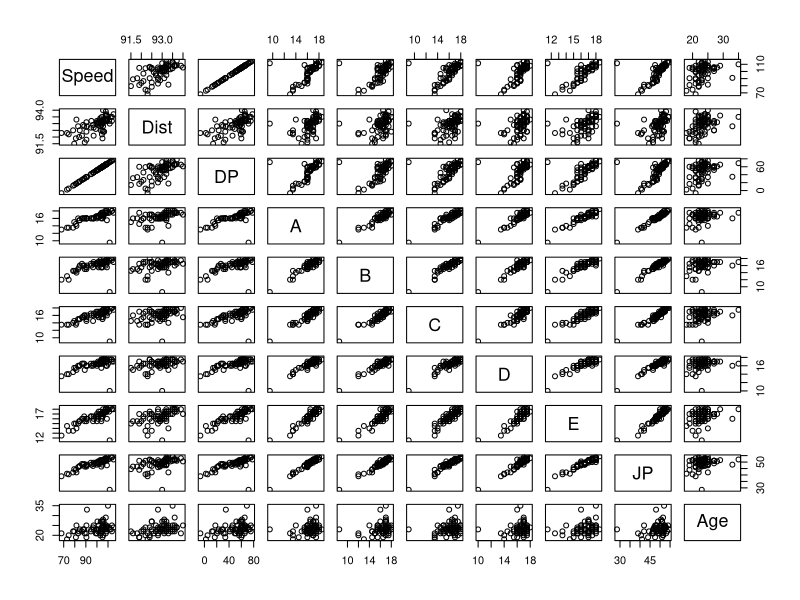
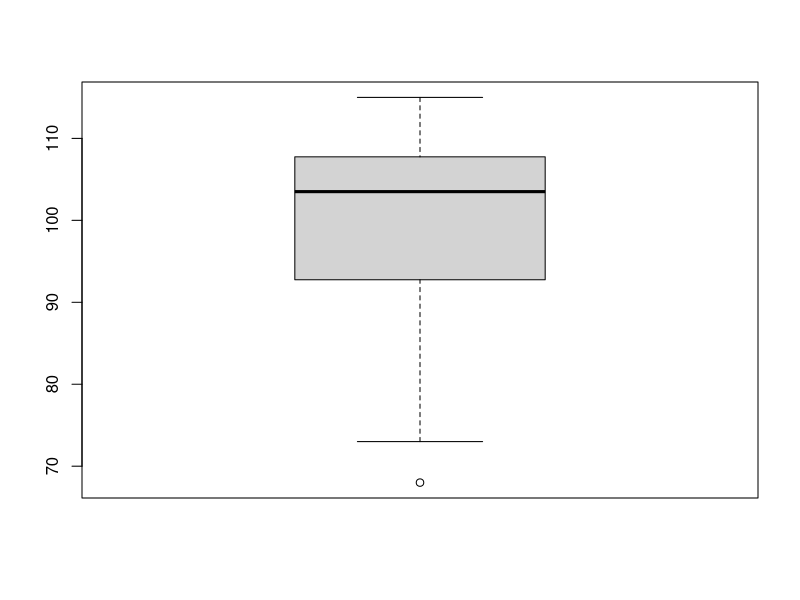
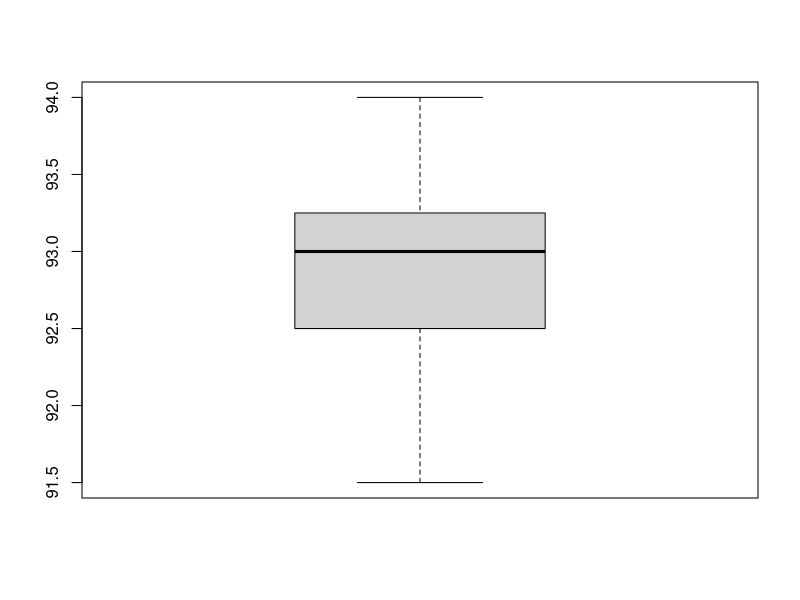
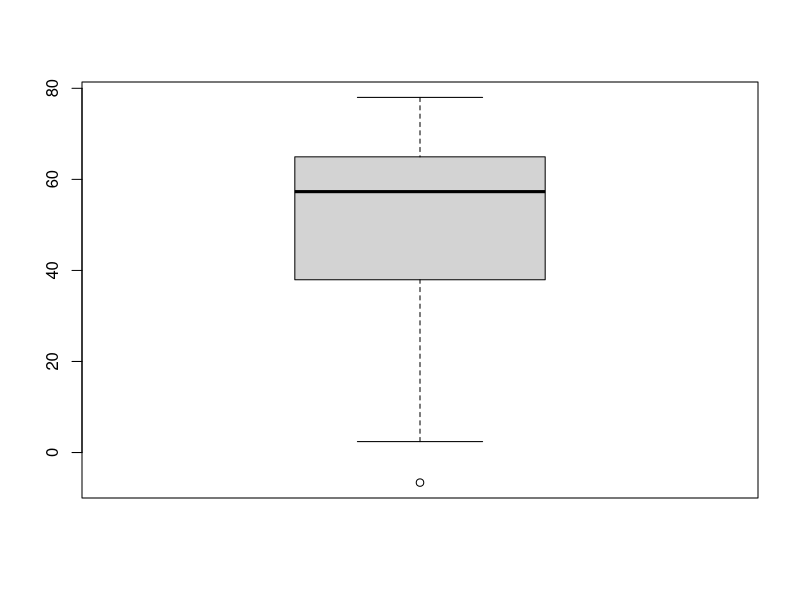
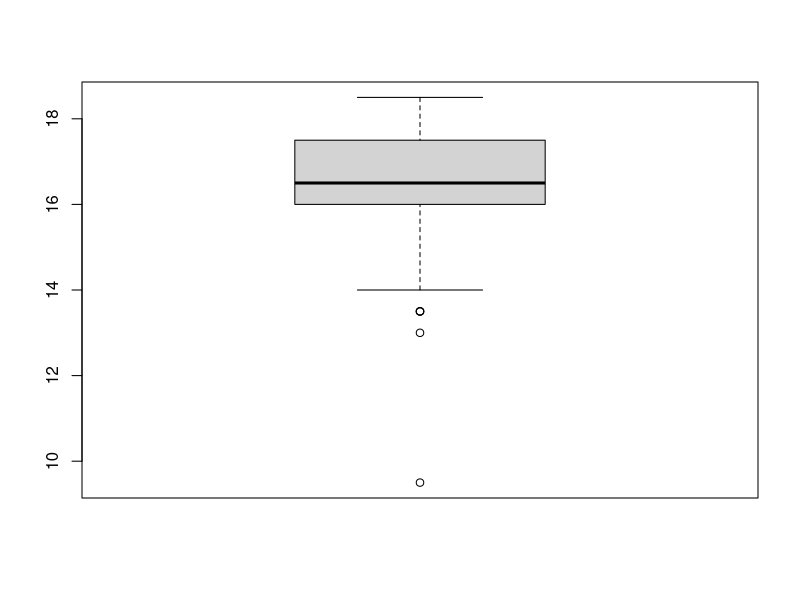
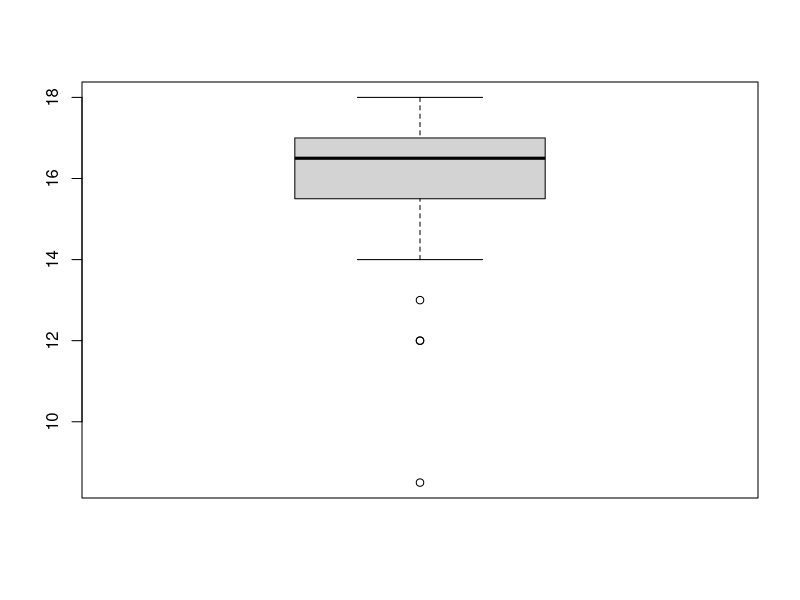
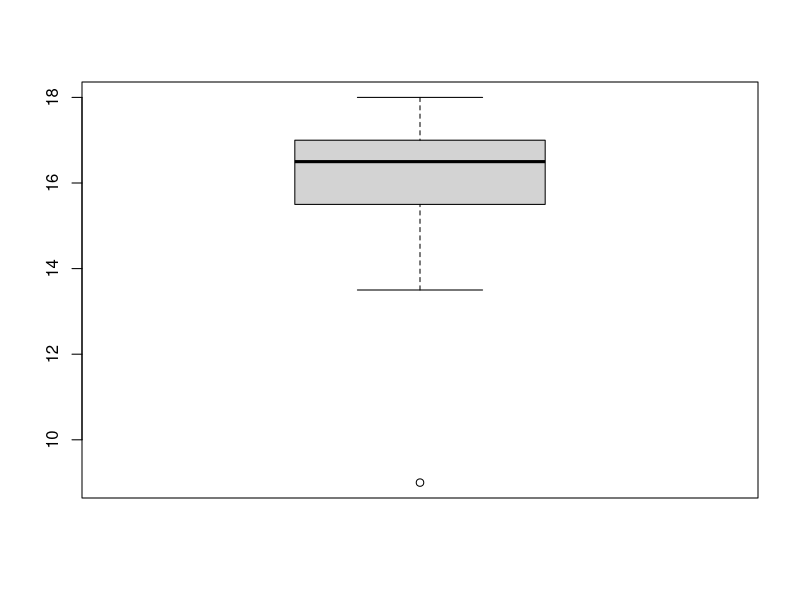
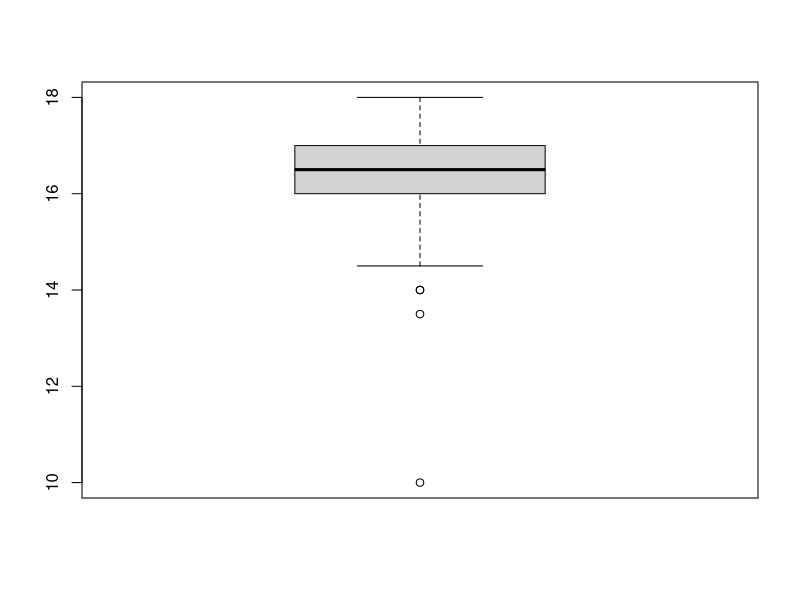

Write the R code that produced these figures, in order.
## ---- chunk 1
knitr::opts_chunk$set(echo = TRUE)
library(car)
## ---- chunk 2
X <- read.table("Einsiedeln.dat", header = TRUE)
head(X)

colnames(X)
## ---- chunk 3
Y <- X[, c("Year", "Speed", "Dist", "DP", "A", "B", "C", "D", "E", "JP")]

Total <- X$Total

rownames(Y) <- paste(X$Surname, X$Name, sep="-")

head(Y)
## ---- chunk 4
Y$Age <- 2020 - Y$Year
## ---- chunk 5
Y <- Y[,-1]
cor(Y)
summary(Y)
## ---- chunk 6
pairs(Y)
## ---- chunk 7
nrow(Y)
## ---- chunk 8
apply(Y, 2, boxplot)
## ---- chunk 9
boxplot(Y)
## ---- chunk 10
scatterplotMatrix(Y)
## ---- chunk 11
cor(Y)
## ---- chunk 12
# library(matlib)
Xc <- scale(Y, scale=FALSE)
A <- eigen(cor(Y))$vectors

Fp <- Xc %*% A

Fp
## ---- chunk 13
PCA <- princomp(Y)

screeplot(PCA)
## ---- chunk 14
b <- eigen(cor(Y))$values
## ---- chunk 15
biplot(PCA)
## ---- chunk 16
apply(Y, 2, boxplot)
## ---- chunk 17
YY <- Y[Y$DP > min(Y$DP),]
YY <- YY[Y$A > min(Y$A),]
YY <- YY[Y$B > min(Y$B),]
## ---- chunk 18
apply(YY, 2, boxplot)
boxplot(YY)
